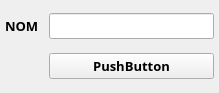
        <widget class="QWidget" name="scrollAreaWidgetContents_7">
         <property name="geometry">
          <rect>
           <x>0</x>
           <y>0</y>
           <width>219</width>
           <height>93</height>
          </rect>
         </property>
         <layout class="QGridLayout" name="gridLayout_7">
          <property name="leftMargin">
           <number>5</number>
          </property>
          <property name="topMargin">
           <number>5</number>
          </property>
          <property name="rightMargin">
           <number>5</number>
          </property>
          <property name="bottomMargin">
           <number>5</number>
          </property>
          <property name="horizontalSpacing">
           <number>10</number>
          </property>
          <item row="3" column="4">
           <widget class="QPushButton" name="pushButton_10">
            <property name="font">
             <font>
              <family>Rockwell Extra Bold</family>
              <pointsize>10</pointsize>
              <weight>75</weight>
              <bold>true</bold>
             </font>
            </property>
            <property name="text">
             <string>PushButton</string>
            </property>
           </widget>
          </item>
          <item row="2" column="4">
           <widget class="QLineEdit" name="lineEdit_6">
            <property name="font">
             <font>
              <family>Rockwell Extra Bold</family>
              <pointsize>10</pointsize>
              <weight>75</weight>
              <bold>true</bold>
             </font>
            </property>
           </widget>
          </item>
          <item row="2" column="0">
           <widget class="QLabel" name="label_6">
            <property name="font">
             <font>
              <family>Rockwell Extra Bold</family>
              <pointsize>10</pointsize>
              <weight>75</weight>
              <bold>true</bold>
             </font>
            </property>
            <property name="text">
             <string>NOM</string>
            </property>
           </widget>
          </item>
         </layout>
        </widget>
